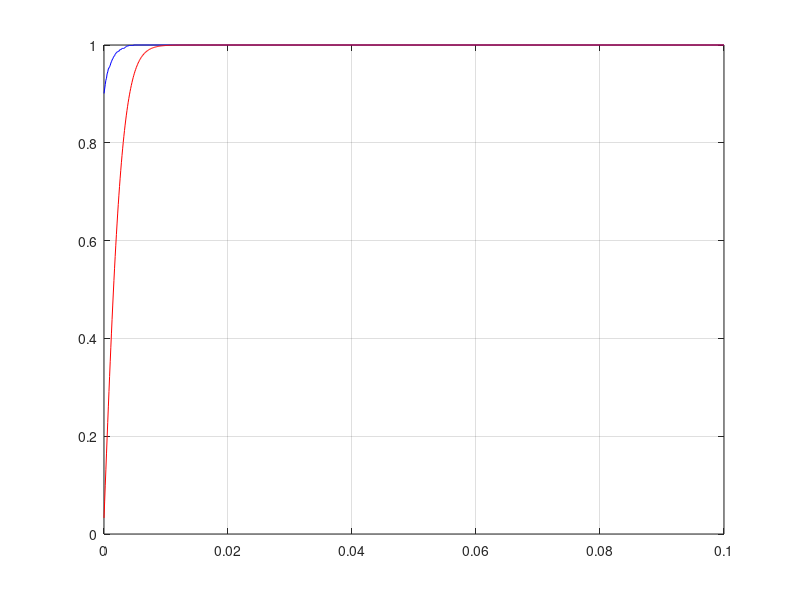

MATLAB code to generate this figure:
%% Linear Optimisation with Chance Constraints
% Moving plane problem

tic
%% Gaussian distribution Samples and Subsamples

% generate a sample of N constraints fromt this m samples will be selected

N = 100000;             % number of global samples

P = [0 , 0]';           % defines the mean Point for the Gaussian

D = randn(2,N) + P;         % generates 2 by N Gaussian distributed number with mean at P
D = abs(D);             % keeps only positive numbers


m = 1000;                         % how many samples in a subset    

if m >= N
    error('m is the size of the subset of N: it must be small than N')
end


num_subset = N / m;               % the number of subsets

if num_subset ~= abs(num_subset)
    error('m1 must be a non-negative integer')
end


%% Define plane

c = [1 1]';                         % the normal that defines the plane

d = c'*D;                           % distances from origin to plane

distances = zeros(num_subset,m);            % distances from the plane 


for i = 1 : num_subset
    
    distances(i, (1 : m)) = d( (i - 1)*m + 1 : i*m  );      % splits up the distances into 10 rows
    
end

[max_value,max_Index] = max(distances,[],2);                % finds maximum value and relevent index   


Plane_grad1 = -c(1) / c(2);     % finds the gradient of line of the plane

%% Violation: find the probability that 1% of the global violate the subset sample

num_violate = zeros( num_subset,1 );

% Loop to test each maximum value in order to see how many global points
% violate the subset 
for i = 1 : num_subset
    
    counter = 0;
    
    maxI = max_value(i,1);
    length_d = length(d);
    
    for j = 1 : length_d
    
        if d(1,j) > maxI
            counter = counter +1;
        end
    end
    num_violate(i,1) = counter;
    
end

% Need to divide all NUMBER OF TIMES that the condition is VIOLATED  in
% order to find the violation factor this can be compared to eta

violation_factors = num_violate ./ N;


if max(violation_factors) > 1
    error('Too few samples: more points violate the subset than are in the subset. Increase m.')
end

%% Compare each violation factor in order to work out the probability that violation occurs

eta = linspace(0,0.1,m);
num_bigger_eta = zeros(length(eta) ,1);

for i = 1 : length(eta)
    
    eta_comp = eta(1,i);
    counter = 0;
    
    for j = 1 : num_subset
        
        viol_comp = violation_factors(j,1);
        
        if viol_comp > eta_comp
            
            counter = counter + 1;
        end 
        num_bigger_eta(i,1) = counter;   
    end
    
end

one_minus_eta = 1 - eta;
probab_Violate = num_bigger_eta ./ m;

probab_V = 1 - probab_Violate;

%% Theorem 2.4

d = 2;                   % the dimensions of x

i = 0 : d;

Prob_theoryI = 0;

Prob_theo = zeros(1,length(eta));

for j_val = 1 : length(eta)

eta_comp = eta(j_val);

    for i_val = 1 : d + 1
        
        ii = i(i_val);
        
        Bin = nchoosek(m , ii);
        
        intermediate = Bin * eta_comp^(ii) * ( 1 - eta_comp ) ^ (m - ii);

        Prob_theoryI = Prob_theoryI + intermediate;
    end
    
Prob_theo(1,j_val) = Prob_theoryI;

end

Prob_theo = Prob_theo ./ max(Prob_theo);

%% Plots

plot(eta,probab_V,'b')   

grid on

hold on 

plot(eta,Prob_theo,'r')


toc        